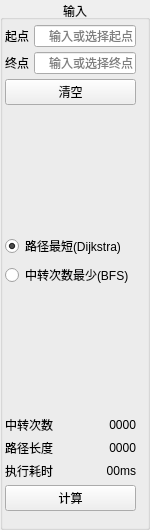
          <widget class="QGroupBox" name="InputGroupBox">
           <property name="minimumSize">
            <size>
             <width>0</width>
             <height>200</height>
            </size>
           </property>
           <property name="title">
            <string>输入</string>
           </property>
           <property name="alignment">
            <set>Qt::AlignCenter</set>
           </property>
           <widget class="QWidget" name="layoutWidget">
            <property name="geometry">
             <rect>
              <x>0</x>
              <y>20</y>
              <width>141</width>
              <height>501</height>
             </rect>
            </property>
            <layout class="QVBoxLayout" name="verticalLayout_3">
             <property name="spacing">
              <number>5</number>
             </property>
             <property name="sizeConstraint">
              <enum>QLayout::SetDefaultConstraint</enum>
             </property>
             <property name="leftMargin">
              <number>5</number>
             </property>
             <property name="topMargin">
              <number>5</number>
             </property>
             <property name="rightMargin">
              <number>5</number>
             </property>
             <property name="bottomMargin">
              <number>10</number>
             </property>
             <item>
              <layout class="QHBoxLayout" name="horizontalLayout">
               <item>
                <widget class="QLabel" name="label">
                 <property name="text">
                  <string>起点</string>
                 </property>
                </widget>
               </item>
               <item>
                <widget class="QLineEdit" name="startInput">
                 <property name="alignment">
                  <set>Qt::AlignRight|Qt::AlignTrailing|Qt::AlignVCenter</set>
                 </property>
                 <property name="placeholderText">
                  <string>输入或选择起点</string>
                 </property>
                </widget>
               </item>
              </layout>
             </item>
             <item>
              <layout class="QHBoxLayout" name="horizontalLayout_2">
               <item>
                <widget class="QLabel" name="label_2">
                 <property name="text">
                  <string>终点</string>
                 </property>
                </widget>
               </item>
               <item>
                <widget class="QLineEdit" name="endInput">
                 <property name="alignment">
                  <set>Qt::AlignRight|Qt::AlignTrailing|Qt::AlignVCenter</set>
                 </property>
                 <property name="placeholderText">
                  <string>输入或选择终点</string>
                 </property>
                </widget>
               </item>
              </layout>
             </item>
             <item>
              <widget class="QPushButton" name="clear">
               <property name="text">
                <string>清空</string>
               </property>
              </widget>
             </item>
             <item>
              <spacer name="verticalSpacer">
               <property name="orientation">
                <enum>Qt::Vertical</enum>
               </property>
               <property name="sizeHint" stdset="0">
                <size>
                 <width>20</width>
                 <height>40</height>
                </size>
               </property>
              </spacer>
             </item>
             <item>
              <layout class="QVBoxLayout" name="verticalLayout_6">
               <item>
                <widget class="QRadioButton" name="DIJ">
                 <property name="text">
                  <string>路径最短(Dijkstra)</string>
                 </property>
                 <property name="checked">
                  <bool>true</bool>
                 </property>
                </widget>
               </item>
               <item>
                <widget class="QRadioButton" name="BFS">
                 <property name="text">
                  <string>中转次数最少(BFS)</string>
                 </property>
                </widget>
               </item>
              </layout>
             </item>
             <item>
              <spacer name="verticalSpacer_2">
               <property name="orientation">
                <enum>Qt::Vertical</enum>
               </property>
               <property name="sizeHint" stdset="0">
                <size>
                 <width>20</width>
                 <height>40</height>
                </size>
               </property>
              </spacer>
             </item>
             <item>
              <layout class="QHBoxLayout" name="horizontalLayout_22">
               <item>
                <widget class="QLabel" name="TransitTimes_Tip">
                 <property name="text">
                  <string>中转次数</string>
                 </property>
                </widget>
               </item>
               <item>
                <widget class="QLabel" name="TransitTimes">
                 <property name="text">
                  <string>0000</string>
                 </property>
                 <property name="alignment">
                  <set>Qt::AlignRight|Qt::AlignTrailing|Qt::AlignVCenter</set>
                 </property>
                </widget>
               </item>
              </layout>
             </item>
             <item>
              <layout class="QHBoxLayout" name="horizontalLayout_3">
               <item>
                <widget class="QLabel" name="Result_Tip">
                 <property name="text">
                  <string>路径长度</string>
                 </property>
                 <property name="alignment">
                  <set>Qt::AlignLeading|Qt::AlignLeft|Qt::AlignVCenter</set>
                 </property>
                </widget>
               </item>
               <item>
                <widget class="QLabel" name="Result">
                 <property name="text">
                  <string>0000</string>
                 </property>
                 <property name="alignment">
                  <set>Qt::AlignRight|Qt::AlignTrailing|Qt::AlignVCenter</set>
                 </property>
                </widget>
               </item>
              </layout>
             </item>
             <item>
              <layout class="QHBoxLayout" name="horizontalLayout_17">
               <item>
                <widget class="QLabel" name="timeConsuming_Tip">
                 <property name="text">
                  <string>执行耗时</string>
                 </property>
                </widget>
               </item>
               <item>
                <widget class="QLabel" name="timeConsuming">
                 <property name="text">
                  <string>00ms</string>
                 </property>
                 <property name="alignment">
                  <set>Qt::AlignRight|Qt::AlignTrailing|Qt::AlignVCenter</set>
                 </property>
                </widget>
               </item>
              </layout>
             </item>
             <item>
              <widget class="QPushButton" name="solve">
               <property name="text">
                <string>计算</string>
               </property>
              </widget>
             </item>
            </layout>
           </widget>
          </widget>
